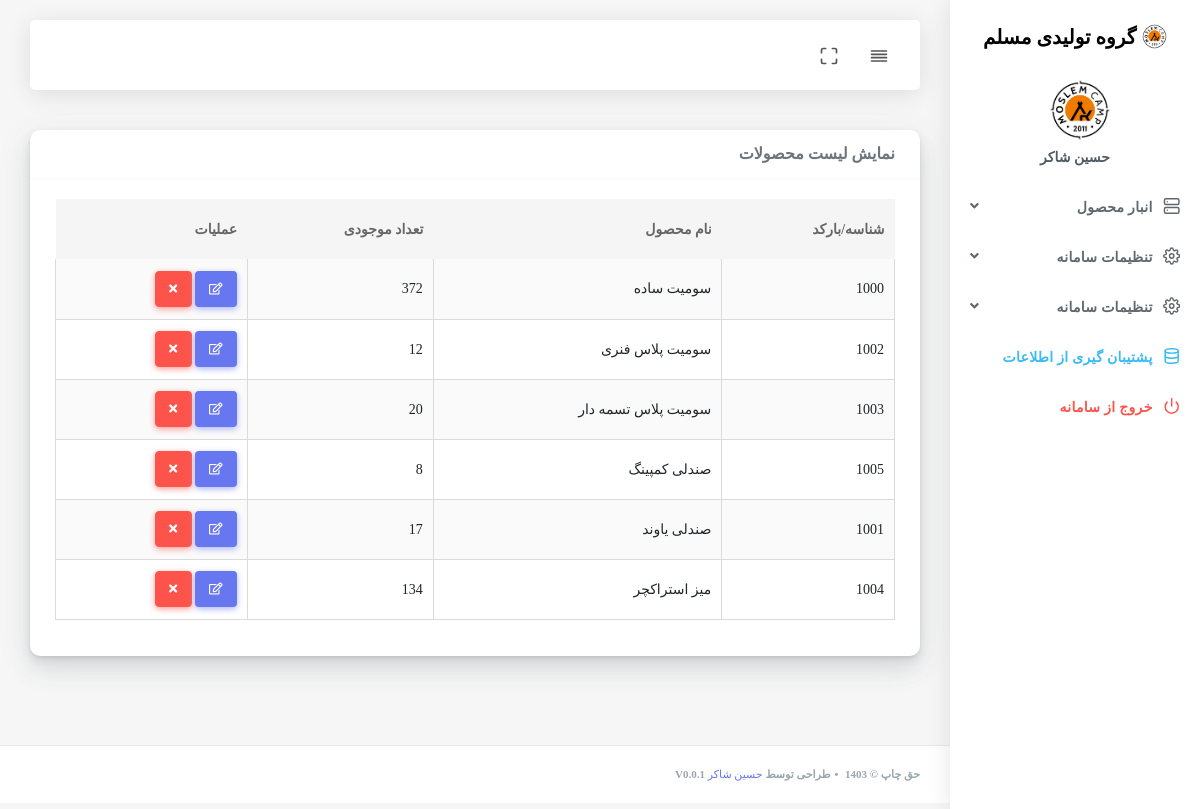
/inc/addons/products/productslist.php (signed in), run on an earlier commit of the app's database.
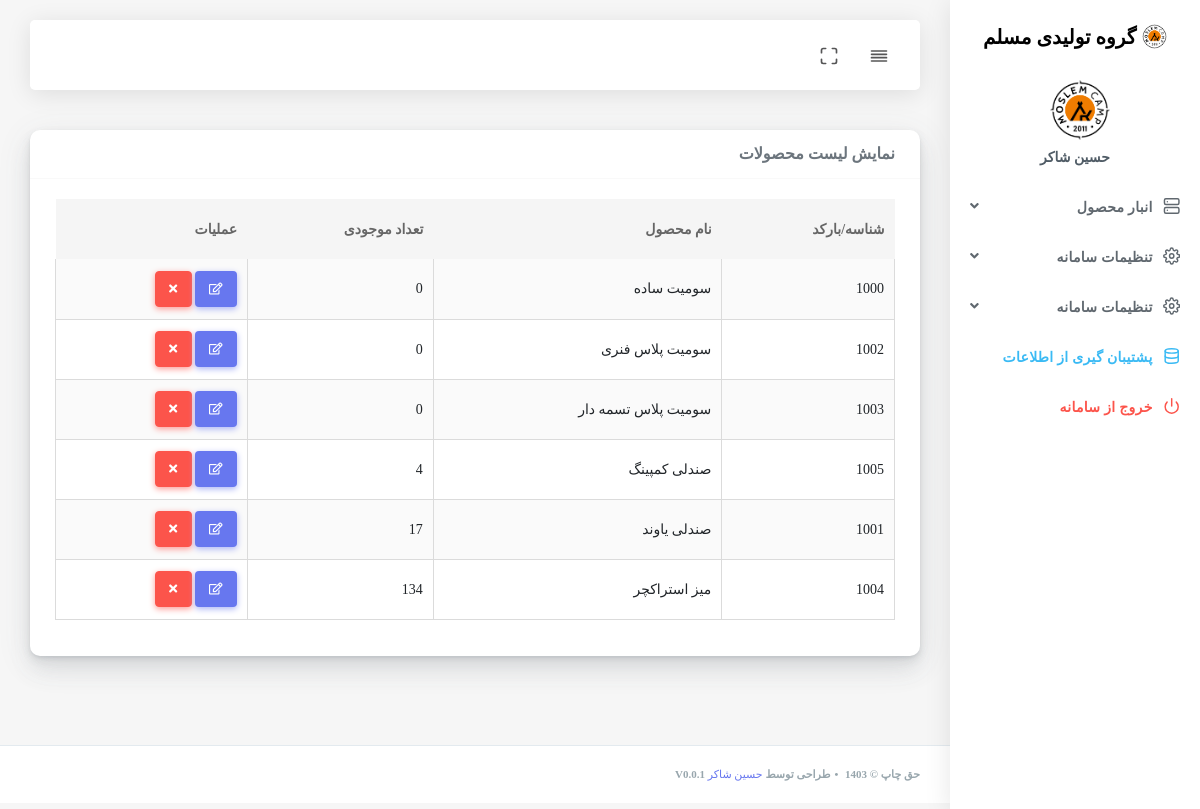
And on a later commit of the database.
### tables this page shows
CREATE TABLE `products` (
  `id` int(11) NOT NULL AUTO_INCREMENT,
  `product_name` text NOT NULL,
  `productqr` int(11) NOT NULL,
  `minStock` int(11) NOT NULL,
  `stock` int(11) NOT NULL,
  `pack` int(11) NOT NULL,
  PRIMARY KEY (`id`)
);

### inc/addons/products/productslist.php (the view, shortened to what this page needs)
<?php
$title_page = "نمایش لیست محصولات ";
require_once '../../../header.php';
$sql = "SELECT * FROM products";
$result = $connection->query($sql);
?>
<div class="main-content">
    <nav class="row">
        <div class="col-12">
            <div class="card">
                <div class="card-header">
                    <h4><?php echo $title_page;  ?></h4>
                </div>
                <div class="card-body">
                    <div class="table-responsive">
                        <?php if ($result->num_rows > 0) : ?>
                            <table class="table table-striped table-hover" id="tableExport" style="width:100%;">
                                <thead>
                                    <tr>
                                        <th>شناسه/بارکد</th>
                                        <th>نام محصول</th>
                                        <th>تعداد موجودی</th>
                                        <th>عملیات</th>
                                    </tr>
                                </thead>
                                <tbody>
                                    <?php while ($row = $result->fetch_assoc()) : ?>
                                        <tr>
                                            <td><?php echo $row['productqr']; ?></td>
                                            <td><?php echo $row['product_name']; ?></td>
                                            <td><?php echo $row['stock']; ?></td>
                                            <td>
                                                <a href="edit-product.php?id=<?php echo $row['id']; ?>" class="btn btn-icon btn-primary"><i class="far fa-edit"></i></a>
                                                <a href="productslist.php?del=<?php echo $row['id']; ?>" class="btn btn-icon btn-danger"><i class="fas fa-times"></i></a>
                                            </td>
                                        </tr>
                                    <?php endwhile; ?>
                                </tbody>
                            </table>
                        <?php else : ?>
                            <div class="alert alert-info">
                                هیچ محصول اولیه‌ای یافت نشد.
                            </div>
                        <?php endif; ?>
                    </div>
                </div>
            </div>
        </div>
    </div>
</div>
<?php require_once '../../../footer.php'; ?>

What changed in the data, as far as the page shows it:
changed products "سومیت ساده": stock "372" → "0"
changed products "سومیت پلاس فنری": stock "12" → "0"
changed products "سومیت پلاس تسمه دار": stock "20" → "0"
changed products "صندلی کمپینگ": stock "8" → "4"
